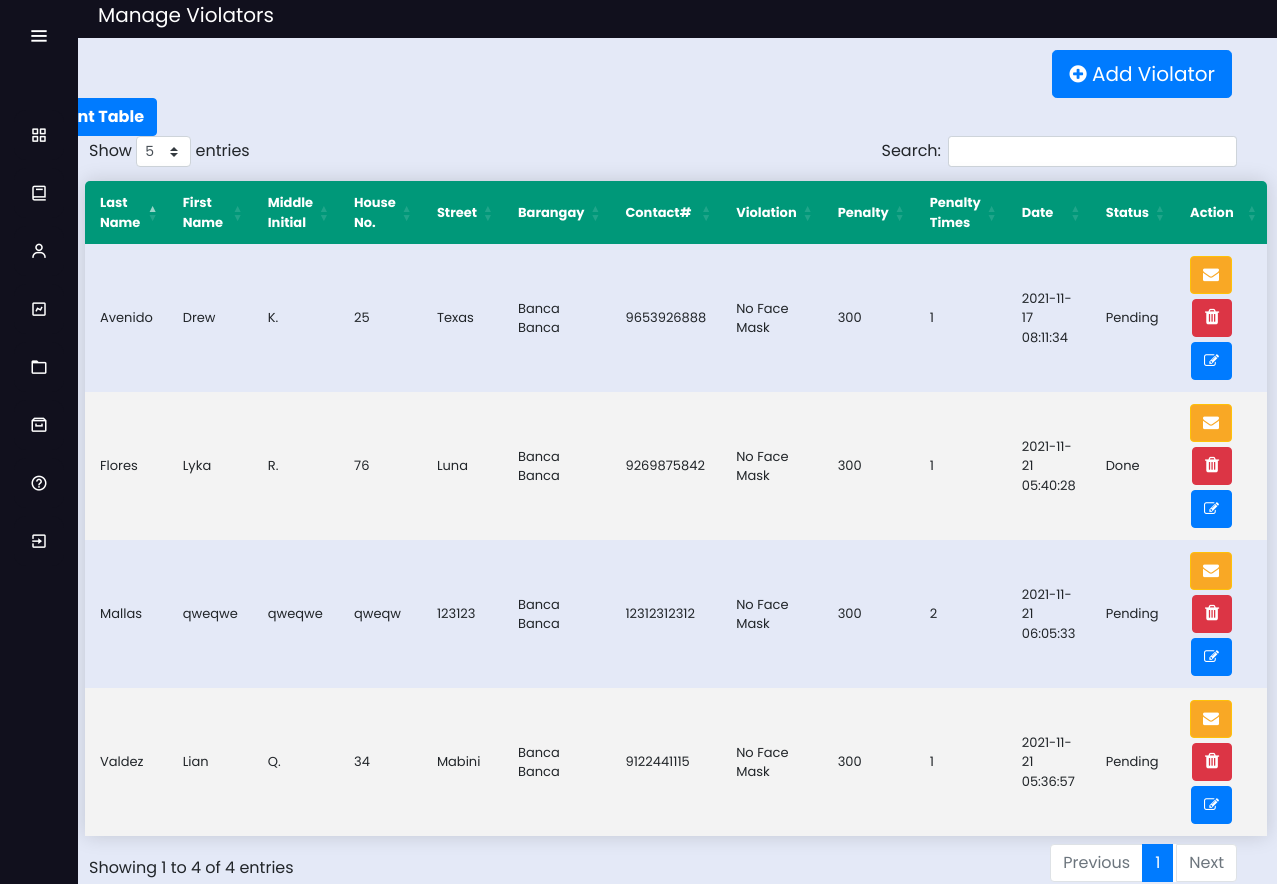
/bancabanca, run on the app's committed database.
### app.py (models this page shows)
class violators(db.Model):
    id = db.Column(db.Integer, primary_key=True)
    last_name = db.Column(db.String(30))
    last_name = db.Column(db.String(30))
    first_name = db.Column(db.String(30))
    middle_name = db.Column(db.String(30))
    house_number = db.Column(db.String(30))
    street = db.Column(db.String(30))
    barangay = db.Column(db.String(30))
    contact = db.Column(db.Integer)
    violation = db.Column(db.String(30))
    penalty = db.Column(db.String(30))
    total_penalty = db.Column(db.Integer)
    date = db.Column(db.DateTime, nullable=False, default=datetime.utcnow)
    status = db.Column(db.String(30))

### app.py (the view)
@app.route('/bancabanca')
def bancabanca():
        conn = get_db_connection()
        bancabanca = conn.execute("SELECT * FROM violators where barangay='Banca Banca'").fetchall()
        conn.close()
        return render_template('bancabanca_tab.html',bancabanca=bancabanca);

### app.py (called while the page is built)
def get_db_connection():
    conn = sqlite3.connect('database.db')
    conn.row_factory = sqlite3.Row
    return conn
    conn.close()
    c = conn.cursor()

### templates/bancabanca_tab.html (shortened to what this page needs)
<!DOCTYPE html>
<html lang="en" dir="ltr">
  <head>
    <link rel="stylesheet" href="../static/css/style5.css">
    <link href='https://unpkg.com/boxicons@2.0.7/css/boxicons.min.css' rel='stylesheet'>
    <link rel="stylesheet" href="../static/css/style2.css">
  <link rel="stylesheet" href="https://cdnjs.cloudflare.com/ajax/libs/font-awesome/4.7.0/css/font-awesome.min.css">
  <link rel="stylesheet" href="https://stackpath.bootstrapcdn.com/bootstrap/4.3.1/css/bootstrap.min.css">
  <link rel="stylesheet" type="text/css" href="https://cdn.datatables.net/1.10.23/css/dataTables.bootstrap4.min.css">
  <link rel="stylesheet" type="text/css" href="https://cdnjs.cloudflare.com/ajax/libs/twitter-bootstrap/4.5.2/css/bootstrap.css">
   </head>
<body>
  <div class="sidebar" >
    <div class="logo-details">
        <i class='bx bx-menu' id="btn" ></i>
    </div>
    <br>
    <ul class="nav-list">
      <li>
        <a href="{{ url_for('bancabanca_dashboard') }}">
          <i class='bx bx-grid-alt'></i>
        </a>
      </li>
      <li>
       <a href="{{ url_for('bancabanca') }}">
         <i class='bx bx-book' ></i>
       </a>
     </li>
      <li>
       <a href="{{ url_for('bancabanca_service') }}">
         <i class='bx bx-user' ></i>
       </a>
     </li>
     <li>
       <a href="{{ url_for('bancabanca_chart') }}">
         <i class='bx bx-chart' ></i>
       </a>
     </li>
     <li>
       <a href="{{ url_for('bancabanca_logs') }}">
         <i class='bx bx-folder' ></i>
       </a>
     </li>
     <li>
       <a href="{{ url_for('bancabanca_archive') }}">
         <i class='bx bx-archive' ></i>
       </a>
     </li>
     <li>
       <a href="{{ url_for('bancabanca_guidelines') }}">
         <i class='bx bx-help-circle' ></i>
       </a>
     </li>
     <li>
       <a href="{{ url_for('login') }}">
         <i class='bx bx-exit' ></i>
       </a>
     </li>
    </ul>
  </div>
  <section class="home-section">
   {% extends 'bancabanca_table.html' %}

### templates/bancabanca_table.html (shortened to what this page needs)
{% block content %}
      <p style="background: #11101D; font-size: 20px; color: white;"> <label style="margin-left: 20px;">Manage Violators </label><label style="float: right; margin-right: 20px;"></label>
      </p></br><br><br>
<div class="main" style="margin-left: 1px; margin-top: -90px;">
      <br>
  <a href="{{url_for('add', table="bbvl")}}" class="btn btn-lg btn-primary" title="Click to Add" style="float: right; margin-right: 5px; margin-top: -10px;"><i class="fa fa-plus-circle" aria-hidden="true"></i> Add Violator</a>
   <input style="float: right; margin-right: 1080px; margin-top: px; font-weight: bold;" type="button" class="btn btn-xs btn-primary" value="Print Table" onclick="myApp.printTable()" />
  <br><br>
  <table class="content-table" id="example"  style="width: calc(100% - -30px); margin-left: -4px; font-size: 13px;">
  <thead style="background-color: ;">
  <tr >
    <th>Last Name</th>
    <th>First Name</th>
    <th>Middle Initial</th>
    <th>House No.</th>
    <th>Street</th>
    <th>Barangay</th>
    <th>Contact#</th>
    <th>Violation</th>
    <th>Penalty</th>
    <th>Penalty Times</th>
    <th>Date</th>
    <th>Status</th>
    <th style="width: 180px;">Action</th>
  </tr>
  </thead>
  {%for bb in bancabanca%}
  <tr>
  <td>{{bb['last_name']}}</td>
  <td>{{bb['first_name']}}</td>
  <td>{{bb['middle_name']}}</td>
  <td>{{bb['house_number']}}</td>
  <td>{{bb['street']}}</td>
    <td>{{bb['barangay']}}</td>
    <td>{{bb['contact']}}</td>
    <td>{{bb['violation']}}</td>
    <td>{{bb['penalty']}}</td>
    <td>{{bb['total_penalty']}}</td>
    <td>{{bb['date']}}</td>
    <td>{{bb['status']}}</td>
    <td>
      <center>
         <a href="" class="btn btn-xs btn-warning" title="Click to Send Message" style="margin-bottom: 5px; background: #f9a825;"><i class="fa fa-envelope" aria-hidden="true" style="font-size: 16px; color: white;"></i></a>
       <a href="{{url_for('delete', table="bbvl",id=bb['id'] ,last_name=bb['last_name'] ,first_name=bb['first_name'] ,middle_name=bb['middle_name'] ,house_number=bb['house_number'] ,street=bb['street'] ,barangay=bb['barangay'] ,contact=bb['contact'] ,violation=bb['violation'] ,penalty=bb['penalty'] ,total_penalty=bb['total_penalty'] ,date=bb['date'] ,status=bb['status'])}}" class="btn btn-xs btn-danger" title="Click to Delete" style="margin-bottom: 5px;"><i class="fa fa-trash" aria-hidden="true" style="font-size: 18px;"></i></a>
      <a href="{{url_for('edit', table="bbvl",id=bb['id'] ,last_name=bb['last_name'])}}" class="btn btn-xs btn-primary" title="Click to Edit"><i class="fa fa-pencil-square-o" aria-hidden="true" style="font-size: 15px;"></i></a>
      </center>
    </td>
  </tr>
  {%endfor%}
  </table>
  </div>
{% endblock %}

### static/css/style5.css (style rules this page uses)
* { margin: 0; padding: 0; box-sizing: border-box; font-family: "Poppins" , sans-serif; }
.sidebar { position: fixed; left: 0; top: 0; height: 100%; width: 78px; background: #11101D; padding: 6px 14px; z-index: 99; transition: all 0.5s ease; }
.sidebar .logo-details { height: 60px; display: flex; align-items: center; position: relative; }
.sidebar .logo-details #btn { position: absolute; top: 50%; right: 0; transform: translateY(-50%); font-size: 22px; transition: all 0.4s ease; font-size: 23px; text-align: center; cursor: pointer; transition: all 0.5s ease; }
.sidebar i { color: #fff; height: 60px; min-width: 50px; font-size: 28px; text-align: center; line-height: 60px; }
.sidebar .nav-list { margin-top: 20px; height: 100%; }
.sidebar li { position: relative; margin: 8px 0; list-style: none; }
.sidebar li a { display: flex; height: 100%; width: 100%; border-radius: 12px; align-items: center; text-decoration: none; transition: all 0.4s ease; background: #11101D; }
.sidebar li i { height: 50px; line-height: 50px; font-size: 18px; border-radius: 12px; }
.home-section { position: relative; background: #E4E9F7; min-height: 100vh; top: 0; left: 78px; width: calc(100% - 78px); transition: all 0.5s ease; z-index: 2; }
.content-table { font-family: "Poppins" , sans-serif; border-collapse: collapse; margin: 25px 0; margin-top: 200px; font-size: 14px; min-width: 400px; border-radius: 5px 5px 0 0; overflow: hidden; box-shadow: 0 0 20px rgba(0, 0, 0, 0.15); margin-left: 20px; width: ; margin-top: -10px; width: calc(100% - 50px); }
.content-table thead tr { background-color: #009879; color: #ffffff; text-align: left; font-weight: bold; }
.content-table th, .content-table td { padding: 12px 15px; }
.content-table tbody tr { border-bottom: 1px solid #dddddd; }
.content-table tbody tr:nth-of-type(even) { background-color: #f3f3f3; }
.content-table tbody tr:last-of-type { border-bottom: 2px solid #009879; }

### static/css/style2.css (style rules this page uses)
body { margin:0px; padding: 0px; background-color:#1b203d; overflow: hidden; font-family: bernard; color: #1b203d; }
.main { margin-top: 50px; margin-left: 315px; margin-right: 30px; padding: 0px 10px; }
.btn { float: right; margin-right: 20px; }
table.dataTable thead .sorting:after, table.dataTable thead .sorting:before, table.dataTable thead .sorting_asc:after, table.dataTable thead .sorting_asc:before, table.dataTable thead .sorting_asc_disabled:after, table.dataTable thead .sorting_asc_disabled:before, table.dataTable thead .sorting_desc:after, table.dataTable thead .sorting_desc:before, table.dataTable thead .sorting_desc_disabled:after, table.dataTable thead .sorting_desc_disabled:before { bottom: .5em; }

### data on the page
violators: last_name "Valdez", first_name "Lian", middle_name "Q.", house_number "34", street "Mabini", barangay "Banca Banca", contact "9122441115", violation "No Face Mask", penalty "300", total_penalty "1", date "2021-11-21 05:36:57", status "Pending"
violators: last_name "Flores", first_name "Lyka", middle_name "R.", house_number "76", street "Luna", barangay "Banca Banca", contact "9269875842", violation "No Face Mask", penalty "300", total_penalty "1", date "2021-11-21 05:40:28", status "Done"
violators: last_name "Mallas", first_name "qweqwe", middle_name "qweqwe", house_number "qweqw", street "123123", barangay "Banca Banca", contact "12312312312", violation "No Face Mask", penalty "300", total_penalty "2", date "2021-11-21 06:05:33", status "Pending"
violators: last_name "Avenido", first_name "Drew", middle_name "K.", house_number "25", street "Texas", barangay "Banca Banca", contact "9653926888", violation "No Face Mask", penalty "300", total_penalty "1", date "2021-11-17 08:11:34", status "Pending"
